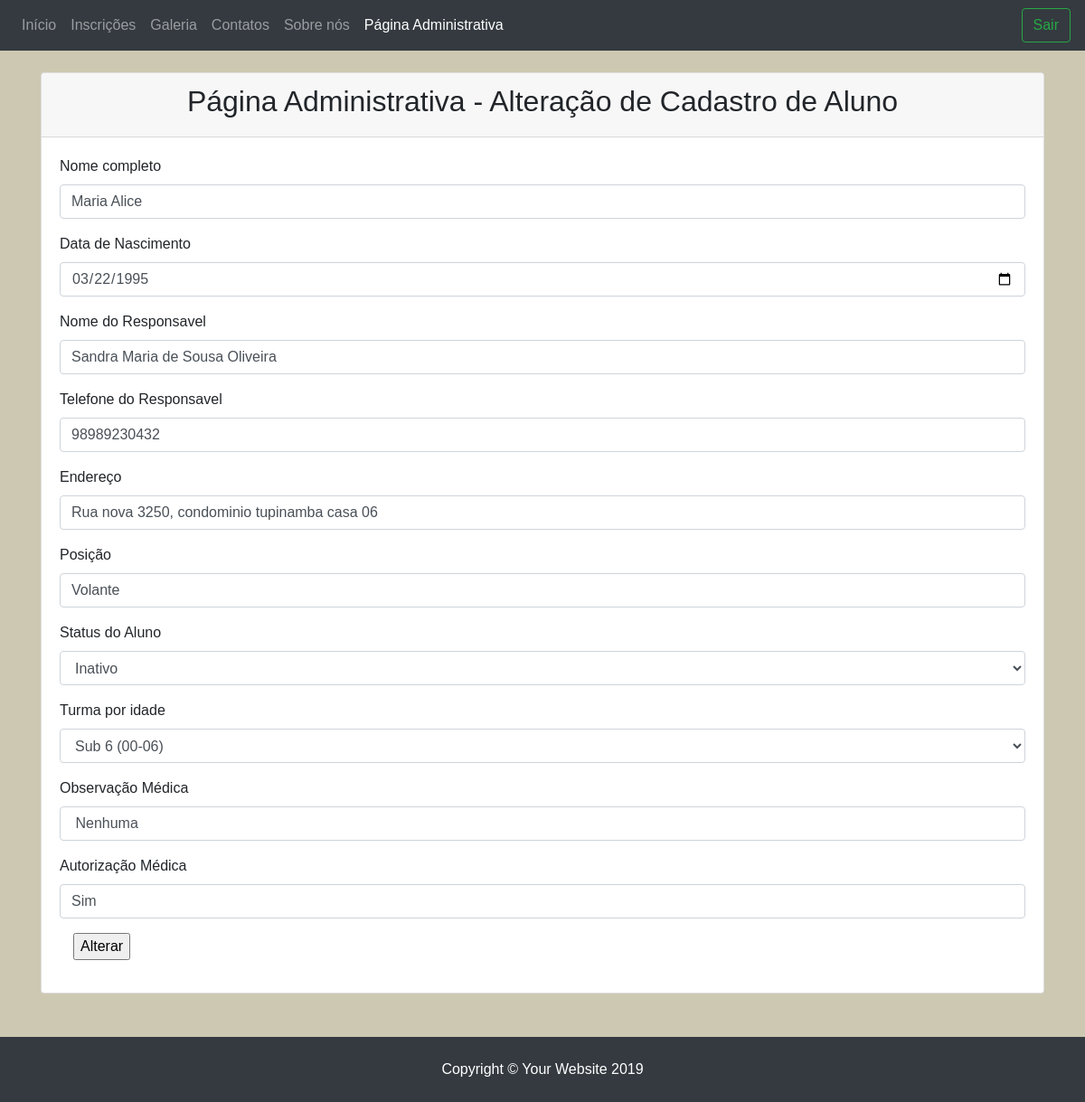
Page /Alteraraluno.php?id=1 on the committed database.
### tables this page shows
CREATE TABLE `aluno` (
  `idaluno` int(11) NOT NULL,
  `nome` varchar(70) NOT NULL,
  `endereco` varchar(45) NOT NULL,
  `telefone` varchar(45) NOT NULL,
  `responsavel` varchar(45) NOT NULL,
  `dataNasc` date NOT NULL,
  `obsMedica` varchar(255) DEFAULT NULL,
  `idturma` int(11) NOT NULL,
  `poiscao` varchar(45) NOT NULL,
  `autorizaMedica` varchar(45) NOT NULL,
  `dataInscricao` date NOT NULL,
  `status` varchar(45) NOT NULL
);

### public/AlterarAluno.php (the view, shortened to what this page needs)
<?php
$conn = OpenCon();
$id=$_REQUEST['id'];
$query = "SELECT * from aluno where idaluno='".$id."'";
$result = mysqli_query($conn, $query) or die ( mysqli_error());
$row = mysqli_fetch_assoc($result);
?>
<!DOCTYPE html>
<html lang="pt-br">
<head>
    <link rel="stylesheet" href="../css/bootstrap.min.css">
    <link rel="stylesheet" type="text/css" href="../css/style.css">
</head>
<body>
    <nav class="navbar navbar-expand-lg bg-dark navbar-dark">
        <div class="collapse navbar-collapse" id="navbarTogglerDemo03">
            <ul class="navbar-nav mr-auto mt-2 mt-lg-0">
                <li class="nav-item">
                    <a class="nav-link" href="#">Início <span class="sr-only">(current)</span></a>
                </li>
                <li class="nav-item ">
                    <a class="nav-link" href="#">Inscrições</a>
                </li>
                <li class="nav-item">
                    <a class="nav-link" href="#">Galeria</a>
                </li>
                <li class="nav-item">
                    <a class="nav-link " href="#">Contatos</a>
                </li>
                <li class="nav-item">
                    <a class="nav-link " href="#">Sobre nós</a>
                </li>
                <li class="nav-item active">
                    <a class="nav-link " onClick="document.location.href='admin.php'">Página Administrativa</a>
                </li>
            </ul>
            <form class="form-inline my-2 my-lg-0">
                <button class="btn btn-outline-success my-2 my-sm-0" type="submit">Sair</button>
            </form>
        </div>
    </nav>
    <br>
    <div class="container">
        <div class="card h-100 ">
            <div class="card-header text-center">
                <h2>Página Administrativa - Alteração de Cadastro de Aluno</h2>
            </div>
            <div class="card-body">
            <?php
                if(isset($_POST['new']) && $_POST['new']==1){
                    $id=$_REQUEST['id'];
                    $nomeAluno = $_REQUEST['nomeAluno'];
                    $dataNascimento = $_REQUEST['dataNascimento'];
                    $nomeResponsavel = $_REQUEST['nomeResponsavel'];
                    $telefoneResponsavel = $_REQUEST['telefoneResponsavel'];
                    $endereco = $_REQUEST['endereco'];
                    $posicaoTime = $_REQUEST['posicaoTime'];
                    $turma = $_REQUEST['turma'];
                    $observacaoMedica = $_REQUEST['observacaoMedica'];
                    $autorizacaoMedica = $_REQUEST['autorizacaoMedica'];
                    $status = $_REQUEST['status'];
                    $update="update aluno set status='".$status."', nome='".$nomeAluno."', dataNasc='".$dataNascimento."', responsavel='".$nomeResponsavel."', telefone='".$telefoneResponsavel."', endereco='".$endereco."', poiscao='".$posicaoTime."', idturma='".$turma."', obsMedica='".$observacaoMedica."', autorizaMedica='". $autorizacaoMedica."' where idaluno='".$id."'";
                    mysqli_query($conn, $update) or die(mysqli_error());
                    $status = "<p style='color: black;'>Novo Registro Alterado com Sucesso. </p><a href='ConsultaAluno.php'>Consultar Registro</a>";
                    echo '<p style="background-color: red; text-align: center;">'.$status.'</p>';
                }else {
            ?>
                <form name="form" method="post" action="">
                    <div class="form-group">
                        <label for="exampleFormControlInput1">Nome completo</label>
                        <input class="form-control" id="exampleFormControlInput1" name="nomeAluno"  value="<?php echo $row['nome'];?>"  required>
                    </div>
                    <div class="form-group">
                        <label for="exampleFormControlInput1">Data de Nascimento</label>
                        <input class="form-control" type="date" id="exampleFormControlInput1" name="dataNascimento" required  value="<?php echo $row['dataNasc'];?>" >
                    </div>
                    <div class="form-group">
                        <label for="exampleFormControlInput1">Nome do Responsavel</label>
                        <input class="form-control" id="exampleFormControlInput1" name="nomeResponsavel" required value="<?php echo $row['responsavel'];?>">
                    </div>
                    <div class="form-group">
                        <label for="exampleFormControlInput1">Telefone do Responsavel</label>
                        <input class="form-control" id="exampleFormControlInput1" name="telefoneResponsavel" required value="<?php echo $row['telefone'];?>">
                    </div>
                    <div class="form-group">
                        <label for="exampleFormControlInput1">Endereço</label>
                        <input class="form-control" id="exampleFormControlInput1" name="endereco" required value="<?php echo $row['endereco'];?>">
                    </div>
                    <div class="form-group">
                        <label for="exampleFormControlInput1">Posição</label>
                        <input class="form-control" id="exampleFormControlInput1" name="posicaoTime" required value="<?php echo $row['poiscao'];?>">
                    </div>
                     <div class="form-group">
                        <label for="exampleFormControlSelect1">Status do Aluno</label>
                        <select class="form-control" name="status"  value="<?php echo $row['status'];?>">
                            <option value="Inativo" <?=($row['status'] == 'Inativo')?'selected':''?> >Inativo</option>
                        </select>
                    </div>
                    <div class="form-group">
                        <label for="exampleFormControlSelect1">Turma por idade</label>
                        <select class="form-control" name="turma" value="<?php echo $row['idturma'];?>">
                            <option value="1"  <?=($row['idturma'] == '1')?'selected':''?>>Sub 6 (00-06)</option>
                        </select>
                    </div>
                     <div class="form-group">
                        <label for="exampleFormControlInput1">Observação Médica</label>
                        <input class="form-control" id="exampleFormControlInput1" name="observacaoMedica" required value="<?php echo $row['obsMedica'];?>">
                    </div>
                     <div class="form-group">
                        <label for="exampleFormControlInput1">Autorização Médica</label>
                        <input class="form-control" id="exampleFormControlInput1" name="autorizacaoMedica" required value="<?php echo $row['autorizaMedica'];?>">
                    </div>
                    <div class="form-group">
                        <div class="col-sm-offset-2 col-sm-10">
                            <p><input name="submit" type="submit" value="Alterar" /></p>
                        </div>
                    </div>
                </form>
            <?php } ?>
            </div>
        </div>
    </div>
    <br>
    <br>
    <footer class="footer py-4 mt-auto bg-dark">
        <div class="container">
            <p class="m-0 text-center text-white">Copyright &copy; Your Website 2019</p>
        </div>
    </footer>
</body>
</html>

### css/style.css (style rules this page uses)
body { background: #cdc8b1; font-family: Arial, Helvetica, sans-serif; }

### rows in the picture
aluno: nomeAluno "Maria Alice", dataNascimento "03/22/1995", nomeResponsavel "Sandra Maria de Sousa Oliveira", telefoneResponsavel "98989230432", endereco "Rua nova 3250, condominio tupinamba casa 06", posicaoTime "Volante", status "Inativo", turma "Sub 6 (00-06)", observacaoMedica "Nenhuma", autorizacaoMedica "Sim"
